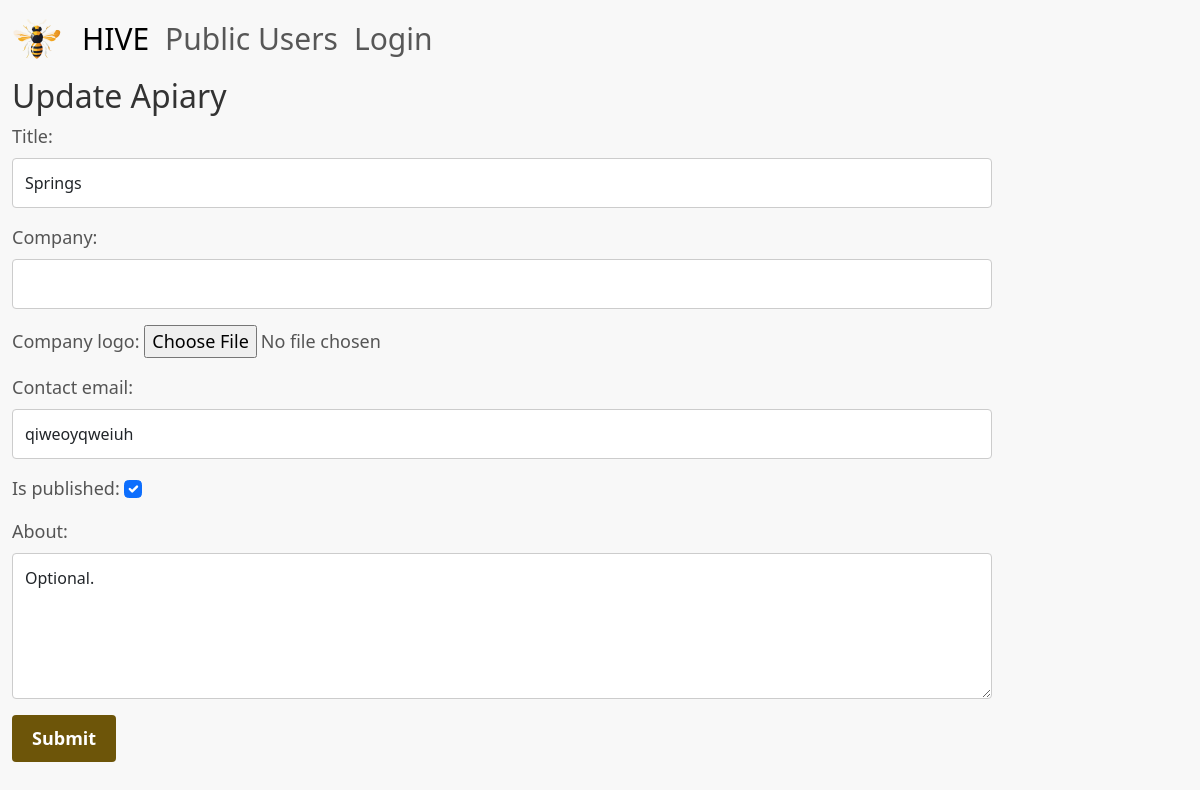
/keeper/2/update-apiary/2/, run on the app's committed database.
### beekeeping_app/models.py (models this page shows, shortened)
class Apiary(models.Model):
    title = models.CharField(max_length=200)
    company = models.CharField(max_length=200, blank=True)
    company_logo = models.ImageField(upload_to='C:/Users/olivi/OneDrive/GitHub/CS3300_real/apiary/static/images/company_logos/', blank=True, null=True)
    contact_email = models.CharField(max_length=200)
    is_published = models.BooleanField(default=False)
    about = models.CharField(max_length=400, blank = True)

### beekeeping_app/views.py (the view)
# urls.py: path('keeper/<int:keeper>/update-apiary/<int:apiary>/', views.updateApiary, name='update-apiary'),
def updateApiary(request, keeper, apiary):
    apiary_instance = Apiary.objects.get(id=apiary)
    if request.method == "POST":
        form = ApiaryForm(request.POST, request.FILES, instance=apiary_instance)
        if form.is_valid():
            image = request.FILES.get('company_logo')
            if image:
                img = Image.open(image)
                if img.mode == 'RGBA':
                    img = img.convert('RGB')
                img.thumbnail((40, 40))
                output = BytesIO()
                img.save(output, format='JPEG')
                apiary_instance.company_logo.save(image.name, output)
            form.save()
            return redirect('apiary-detail', apiary_instance.id)
    else:
        form = ApiaryForm(instance=apiary_instance)
    return render(request, 'beekeeping_app/update_apiary.html', {'apiary': apiary_instance, 'form': form})

### beekeeping_app/forms.py
class ApiaryForm(forms.ModelForm):
    class Meta:
        model = Apiary
        fields = '__all__'
        widgets = {
            'title': forms.TextInput(attrs={'class': 'form-control'}),
            'company': forms.TextInput(attrs={'class': 'form-control'}),
            'company_logo': forms.FileInput(attrs={'class': 'form-control-file'}),  # FileInput for uploading files
            'contact_email': forms.TextInput(attrs={'class': 'form-control'}),
            'is_published': forms.CheckboxInput(attrs={'class': 'form-check-input'}), #a checkbox
            'about': forms.Textarea(attrs={'class': 'form-control', 'rows': 5}),
        }

### beekeeping_app/templates/beekeeping_app/update_apiary.html (shortened to what this page needs)
{% extends "beekeeping_app/base_template.html" %}
{% block content %}
  <h2>Update Apiary</h2>
  <form action="" method="post" enctype="multipart/form-data">
    {{ form.as_p }}
    <button type="submit" class="btn btn-primary">Submit</button>
  </form>
{% endblock %}

### static/styles.css (style rules this page uses)
body { font-family: 'Segoe UI', Tahoma, Geneva, Verdana, sans-serif; background-color: #f8f8f8; color: #333; font-size: 18px; }
.btn { display: inline-block; padding: 10px 20px; border: none; border-radius: 4px; cursor: pointer; text-align: center; text-decoration: none; background-color: #6D5509; color: #FFFF; font-weight: bold; font-size: 18px; }
.btn-primary { background-color: #6D5509; }
.form-control { width: 100%; padding: 12px; margin: 8px 0; border: 1px solid #ccc; border-radius: 4px; box-sizing: border-box; }
h1, h2, h3, h4, h5, h6 { color: #333; }
p { color: #555; font-size: 18px; }

### data on the page
Apiary: title "Springs", contact_email "qiweoyqweiuh", is_published "☑", about "Optional."
